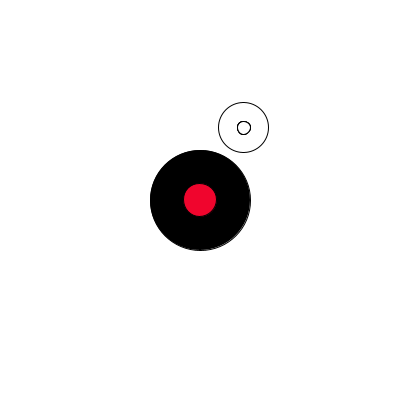
Frame 1 (no input)
Frame 60 (the mouse pressed at the canvas centre just before this capture): identical to frame 1, image omitted
Frame 120 (the mouse held since frame 60 and released just before this capture): identical to frame 1, image omitted

The Processing sketch that drew this single still picture (run headless with seeded random() and noise(); from frame 60 on, the mouse is pressed at the canvas centre):

// Processing sketch: AcosoBB_01
// ── AcosoBB_01.pde
Mundo m;

void setup ()
{
  size (400, 400); 
  //fullScreen();
  m= new Mundo();
}

void draw()

{
  background(255);
  m.dibuja();
}

// ── Cascabel.pde
class Cascabel
{
  float px, py, prePx, prePy, tam, pZonaX, pZonaY, pZonaTam, disty, distyCirculos;
  float umbral, vel, angulo;
  boolean movPermitido, movZona;
  String dir= null;


  color farbe= RGB;
  float alpha;
  Cascabel()
  {
    pZonaX= width/2;
    pZonaY= height/2;
    pZonaTam= width/4;

    px=width/2;
    py=height/2;
    prePx=px;
    prePy=py;
    tam=pZonaTam/3;
    umbral=pZonaTam-tam;
    vel=1;
    farbe= color(200, 0, 10);
    alpha=255;
  }

  Cascabel(float px_, float py_, float tam_, float alpha_)
  {
    tam= tam_;

    px=px_;
    py= py_;
    farbe= color(200, 0, 10);
    alpha= alpha_;
  }

  void dibuja()
  {
    zona();
    esferita();
    presion();
    detectaDir();
    accionaZona();
  }

  void zona()
  {
    pushStyle();
    fill(0);
    ellipse(pZonaX, pZonaY, pZonaTam, pZonaTam);
    popStyle();
  }
  void esferita() 
  {
    pushStyle();
    fill(240, 5, 45);
    ellipse(px, py, tam, tam);
    popStyle();
  }

  void distyDentroZona()
  {
    disty= dist(mouseX, mouseY, pZonaX, pZonaY);
    //  println(disty+"______"+umbral+ "_________"+px);
  }

  void evalua()
  {
    distyDentroZona();
  }

  void sumaPunto()
  {  
    distyDentroZona();

    if (disty<umbral/2 )
    {
      px=mouseX;
      py=mouseY;
    }
  }

  void restaPunto()
  {  
    if (disty>tam/3 && disty<umbral)
    { 
      evaluaRegreso();

      px-=vel*cos(angulo);
      py-=vel*sin(angulo);
    }
  }

  void evaluaRegreso()
  {   
    angulo = atan2( py-prePy, px-prePx );
  }

  void presion()
  {
    if (mousePressed)
    {
      sumaPunto();
    } else
    {
      restaPunto();
      dir=null;
    }
  }

  void detectaDir()
  {
    if (px>prePx)
    {
      dir= "avanza";
    }
    if (px<prePx)
    {
      dir= "retrocede";
    }

    if (distyCirculos<=1)
    {
      dir= null;
    }

    distyCirculos= dist(px, py, pZonaX, pZonaY);

    println(disty+"__"+distyCirculos+"______"+dir);
  }

  /*
  void sumaPunto()
   {  
   distyDentroZona();
   
   if (disty<umbral/2 )
   {
   px=mouseX;
   py=mouseY;
   }
   }
   */

  void accionaZona()
  {
    if (dir== "avanza" && distyCirculos>tam/2 && distyCirculos<pZonaTam)
    {
      pZonaX+=vel*cos(angulo);
      pZonaY+=vel*sin(angulo);
    }

    if (dir== "retrocede" && distyCirculos>tam/2 && distyCirculos<pZonaTam)
    {
      pZonaX-=vel*cos(angulo);
      pZonaY-=vel*sin(angulo);
    }
    
    
  }

  void setPxPy(float px_, float py_)
  {

    px= px_;
    py= py_;
  }

  void setPx(float px_)
  {

    px=px_;
  }
  void setPy(float py_)
  {

    py=py_;
  }

  void setTam(float tam_)
  {
    tam=tam_;
  }

  void setFarbe(color farbe_)
  {
    farbe= farbe_;
  }

  void setAlpha(float alpha_)
  {
    alpha= alpha_;
  }


  float getTam()
  {
    return tam;
  }

  float [] getPxPy()
  {
    float [] pxy= new float []{px, py};
    return pxy;
  }

  float getAlpha()
  {
    return alpha;
  }
}//____ cierra class Narciso

// ── Fantasmas.pde
class Fantasmas
{
  float px, py, prePx, prePy, tam, pZonaX, pZonaY, pZonaTam, disty;
  float umbral, vel, angulo;
  boolean movPermitido;
  Fantasmas()
  {
    pZonaTam= 50;
    pZonaX=random(pZonaTam, width-pZonaTam);
    pZonaY= random(pZonaTam, height-pZonaTam);
  }
  Fantasmas(float pZonaX_,float pZonaY_, float pZonaTam_)
  {
    pZonaTam= pZonaTam_/4;
    pZonaX=pZonaX_;
    pZonaY= pZonaY_;
  }

  void dibuja()
  {
    nucleo();
  }

  void nucleo ()
  {
    ellipse(pZonaX, pZonaY, pZonaTam, pZonaTam);
  }
  
  
    float [] getPZonaXY()
  {
    float [] pZonaXY= new float [] {pZonaX, pZonaY};
    return pZonaXY;
  }
  
  
  float getpZonaTam ()
 {
  return pZonaTam; 
 }
  
  
  
}// cierra clase Fantasmas

// ── Mundo.pde
class Mundo
{
  Cascabel c;
  Fantasmas f;
  Fantasmas []fant= new Fantasmas[4];


  float pA, pB, pX, pY;
  color farbe= RGB;
  Mundo ()
  {
    c= new Cascabel();
    f= new Fantasmas();
    for (int i =0; i< fant.length; i++)
    {
      fant[i]= new Fantasmas(f.pZonaX, f.pZonaY, f.pZonaTam);
    }
  }

  void dibuja()

  {
    //    c.setPxPy(mouseX, mouseY);
    c.dibuja();
    f.dibuja();
    for (int i =0; i< fant.length; i++)
    {
      fant[i].dibuja();
    }
  }
}//cierra class Mundo
